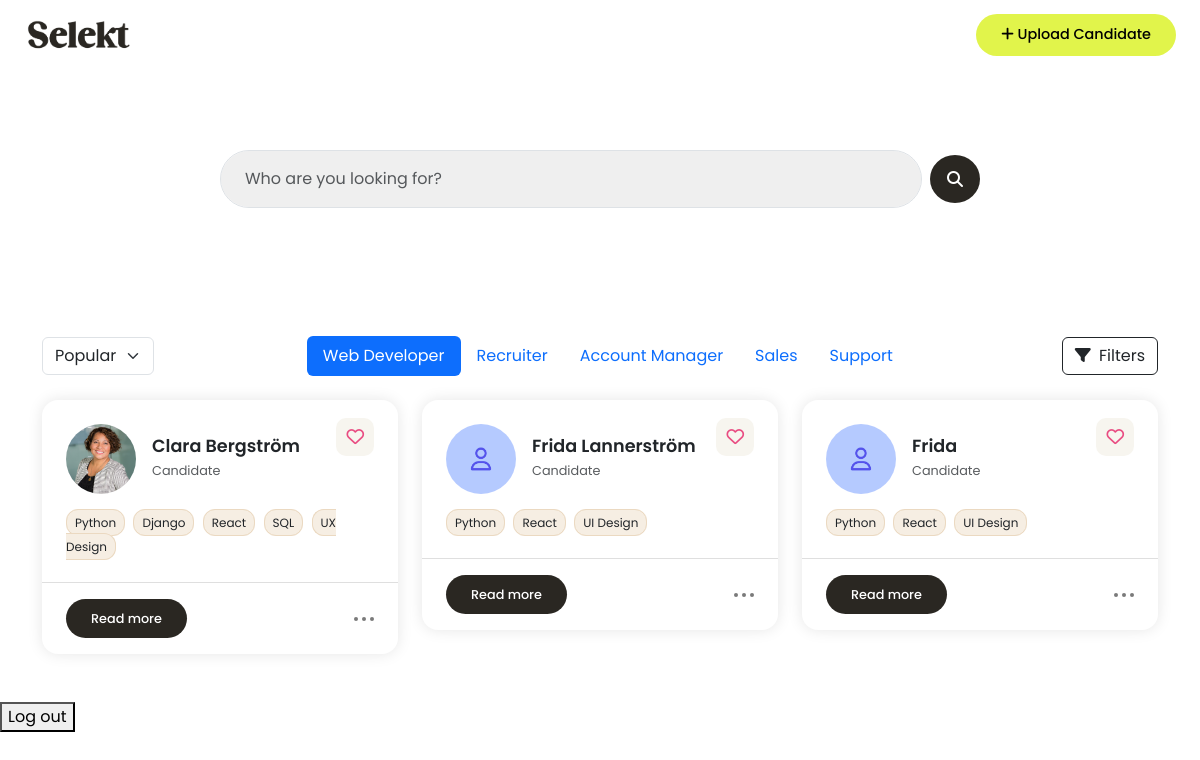
Before: /dashboard/ (signed in) with the older database file.
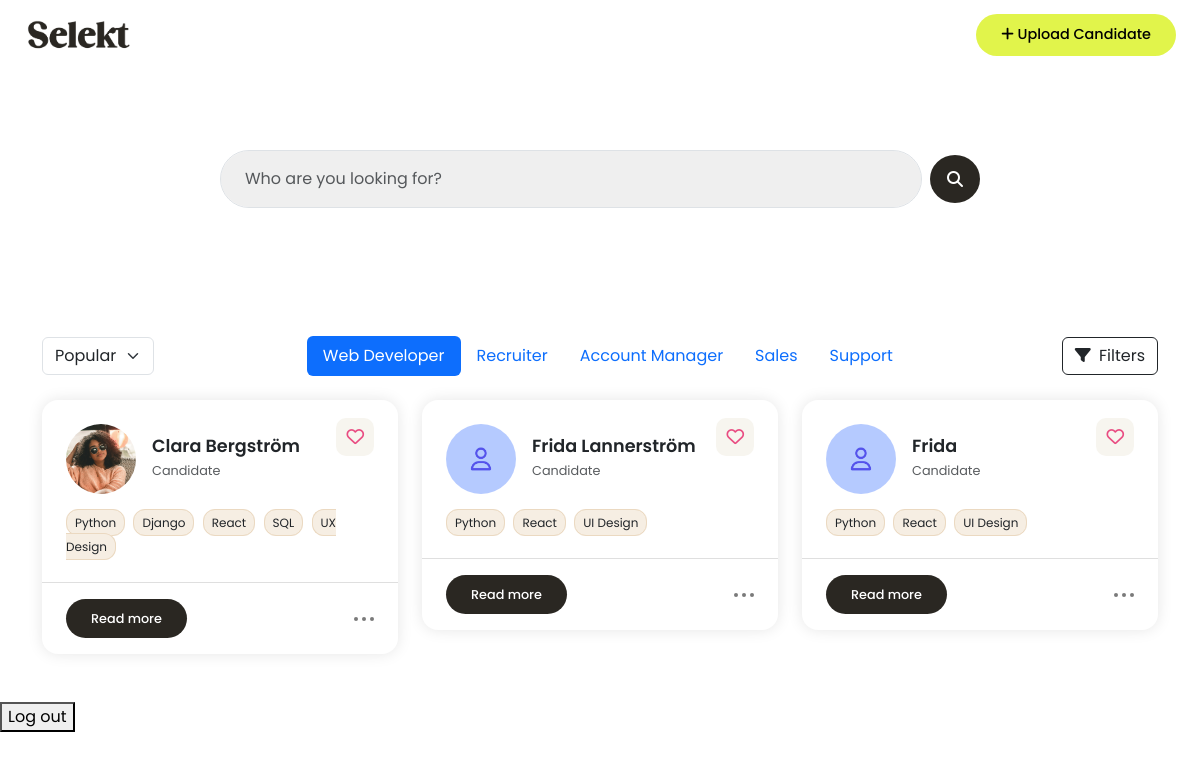
After: the same page with the newer database file.
### candidates/models.py (models this page shows, shortened)
class Candidate(models.Model):
    user = models.ForeignKey(User, on_delete=models.CASCADE)
    name = models.CharField(max_length=100)
    email = models.EmailField()
    phone_number = models.CharField(max_length=20, blank=True)
    job_title = models.CharField(max_length=100, blank=True)
    profile_summary = models.TextField(blank=True)
    work_experience = models.TextField(blank=True)
    education = models.TextField(blank=True)
    location = models.CharField(max_length=100, blank=True)
    links = models.CharField(max_length=255, blank=True, help_text="e.g. LinkedIn, GitHub URLs")
    profile_image = models.ImageField(upload_to='profile_images/', blank=True, null=True)
    other = models.TextField(blank=True)
    notes = models.TextField(blank=True)
    top_skills = models.CharField(
        max_length=255,
        blank=True,
        help_text="Write top skills separated by commas (e.g. Communication, Leadership, SQL)"
    )
    uploaded_at = models.DateTimeField(auto_now_add=True)

### candidates/views.py (the view)
# urls.py: path('dashboard/', candidate_views.dashboard, name='dashboard'),
@login_required
def dashboard(request):
    candidates = Candidate.objects.filter(user=request.user).order_by('-uploaded_at')[:5]
    for candidate in candidates:
        candidate.skill_list = [skill.strip() for skill in candidate.top_skills.split(',')]
    return render(request, 'dashboard.html', {'candidates': candidates})

### templates/dashboard.html (shortened to what this page needs)
{% extends "base.html" %}
{% load static %}
{% block content %}
<div class="container hero">
    <form class="d-flex align-items-center gap-2 w-100 candidate-search">
      <input type="text" class="form-control px-4 py-3 border-1 shadow-none" placeholder="Who are you looking for?">
      <button class="btn button-base scn-button d-flex justify-content-center align-items-center rounded-circle" type="submit">
        <i class="fas fa-search"></i>
      </button>
    </form>
</div>
<div class="container py-5">
  <div class="d-flex justify-content-between align-items-center mb-4 flex-wrap gap-3">
    <select class="form-select w-auto">
      <option selected>Popular</option>
    </select>
    <ul class="nav nav-pills justify-content-center flex-grow-1">
      <li class="nav-item"><a class="nav-link active" href="#">Web Developer</a></li>
      <li class="nav-item"><a class="nav-link" href="#">Recruiter</a></li>
      <li class="nav-item"><a class="nav-link" href="#">Account Manager</a></li>
      <li class="nav-item"><a class="nav-link" href="#">Sales</a></li>
      <li class="nav-item"><a class="nav-link" href="#">Support</a></li>
    </ul>
    <button class="btn btn-outline-dark">
      <i class="fas fa-filter me-1"></i> Filters
    </button>
  </div>
  {% if candidates %}
  <div class="row g-4">
    {% for candidate in candidates %}
    <div class="col-md-4 col-sm-6">
      <div class="candidate-card bg-white position-relative">
        <div class="position-absolute top-0 end-0 p-4">
          <span class="heart-icon"><i class="fa-regular fa-heart"></i></span>
        </div>
        <div class="px-4 pt-4 pb-2">
          <div class="d-flex align-items-center gap-3 mb-3">
            {% if candidate.profile_image %}
            <img src="{{ candidate.profile_image.url }}" alt="Profile Image" />
        {% else %}
        <img src="{% static 'media/images/user-pic.png' %}" alt="Profile Image" />
          {% endif %}
            <div>
              <h4 class="mb-0">{{ candidate.name }}</h4>
              <small class="text-muted">{{ candidate.title|default:'Candidate' }}</small>
            </div>
          </div>
          <div class="skill-container">
            {% for skill in candidate.skill_list %}
            <span class="skill-badge">{{ skill }}</span>
          {% endfor %}
          </div>
        </div>
        <hr>
        <div class="d-flex justify-content-between align-items-center px-4 pb-3">
          <a href="#" onclick="openCandidateModal({{ candidate.id|escapejs }})" class="btn button-base scn-button read-btn">Read more</a>
          <div class="dot-menu">
            <span class="dot"></span>
            <span class="dot"></span>
            <span class="dot"></span>
          </div>
        </div>
      </div>
    </div>
    {% endfor %}
  </div>
  {% else %}
    <p>No candidates yet.</p>
  {% endif %}
</div>
  <form action="{% url 'logout' %}" method="post">
    <button type="submit">Log out</button>
  </form>
{% endblock %}

### templates/base.html (shortened to what this page needs)
{% load static %}
<!DOCTYPE html>
<html lang="en">
<head>
    <link href="https://cdn.jsdelivr.net/npm/bootstrap@5.3.2/dist/css/bootstrap.min.css" rel="stylesheet">
    <link rel="stylesheet" href="{% static 'css/style.css' %}">
</head>
<body class="logged-in-body">
  <header class="d-flex justify-content-between align-items-center px-4 py-3">
    <a href="{% url 'dashboard' %}" class="text-decoration-none">
      <img src="{% static 'media/images/logo.png' %}" alt="Logo" class="logo-img">
    </a>
    <a href="{% url 'candidate_add' %}" class="btn button-base cta-button">
      <i class="fa-solid fa-plus"></i> Upload Candidate
    </a>
  </header>
              {% block content %}
              {% endblock %}
</body>
</html>

### static/css/style.css (style rules this page uses)
body, .index-body, .auth-body { font-family: 'Poppins', sans-serif; }
h4 { font-size: 1.1rem; font-weight: 600; }
.text-muted { color: grey; font-size: 0.8rem; font-family: 'Poppins', sans-serif; }
.button-base { border-radius: 100px; padding: 10px 25px; font-weight: 500; display: inline-block; text-decoration: none; border: none; font-family: 'Poppins', sans-serif; }
.cta-button { background-color: #E1F44B; color: black; }
.scn-button { background-color: #2A2722; color: white; }
.logged-in-body .cta-button { font-size: 0.9rem; }
header { border-bottom: 0px; height: 70px; }
.logo-img { width: 110px; }
.hero { padding: 80px 20px; text-align: center; max-width: 800px; }
.candidate-card { border-radius: 16px; box-shadow: 0 0 15px rgba(0, 0, 0, 0.1); transition: 0.3s ease; position: relative; }
.candidate-card hr { color: grey; }
.candidate-card img { width: 70px; height: 70px; border-radius: 50%; object-fit: cover; }
.skill-badge { background-color: #F6EEE3; font-size: 0.75rem; padding: 4px 8px; border-radius: 12px; margin-right: 4px; border: 1px solid #EBD9C1; }
.read-btn { font-size: 0.8rem; font-weight: 500; }
.heart-icon { font-size: 1.1rem; color: #E94C82; background: #f7f5ef; padding: 7px 10px; border-radius: 10px; }
.dot-menu { display: flex; gap: 4px; }
.dot { width: 4px; height: 4px; background-color: #7a7a7a; border-radius: 50%; }
.candidate-search input { background-color: #EFEFEF; border-radius: 100px; }
.candidate-search .btn { height: 48px; width: 48px; }

Changed rows visible on the page:
changed Candidate "Clara Bergström": profile_image: a different picture
